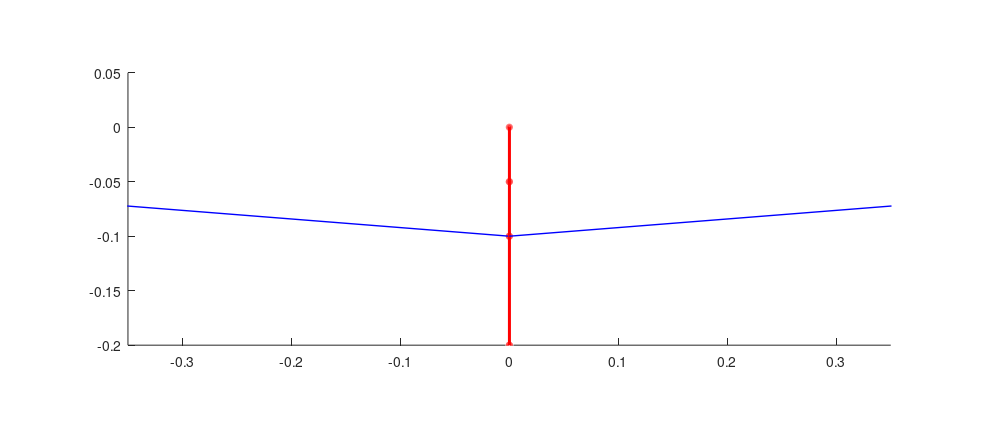
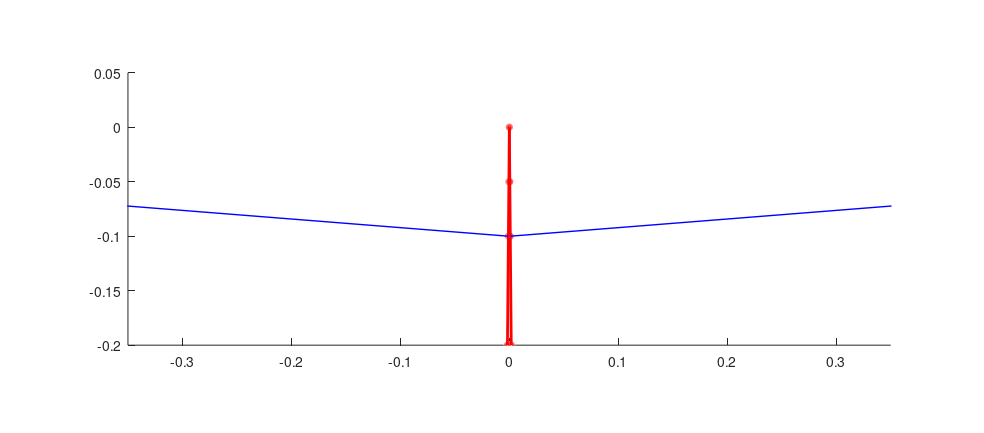
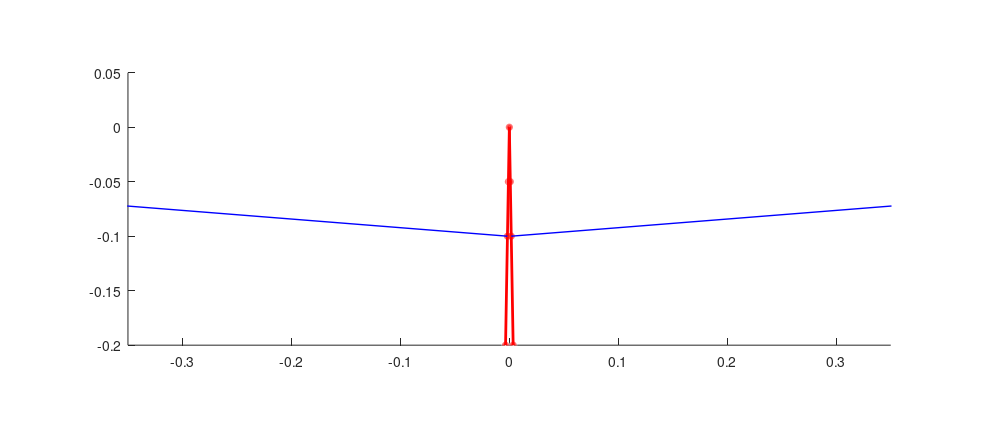
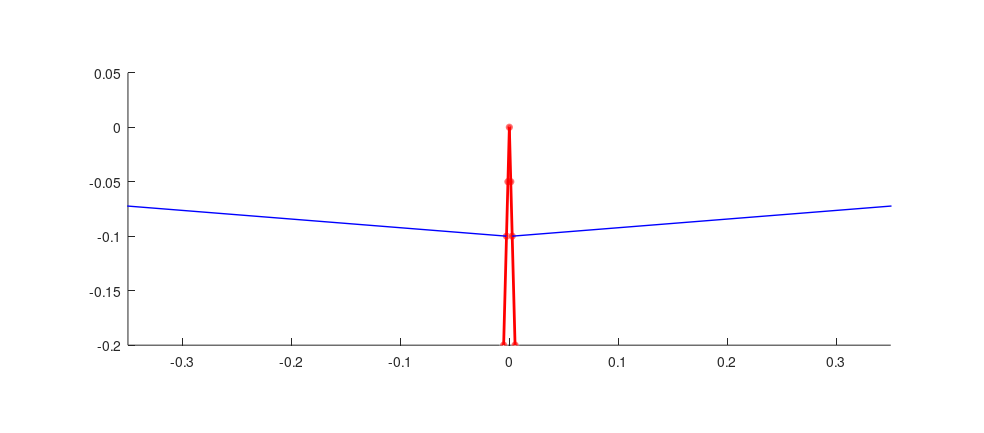

Write MATLAB code to recreate these figures, in order.
clear all
close all

beta = 180*pi/180;
alpha1 = (pi-beta)/2;
alpha2 = alpha1;

L0 = 0.1;
Lp = 1.2 * 5e-2*5;

filename = 'testAnimated.gif';
n=1;

for alpha1 = [(pi-beta)/2:0.5*pi/180:45*pi/180]
h = figure(n);   

alpha2 = alpha1;

A1x = -sin(alpha1)*L0/2;
A1y = -cos(alpha1)*L0/2;
A1 = [A1x A1y];

B1x = -sin(alpha1)*L0;
B1y = -cos(alpha1)*L0;
B1 = [B1x B1y];

C1x = -sin(pi/4)*L0-Lp;
C1y = -cos(pi/4)*L0;
C1 = [C1x C1y];

D1x = B1x + cos(beta-pi/2+alpha1)*L0;
D1y = B1y - sin(beta-pi/2+alpha1)*L0;
D1 = [D1x D1y];

A2x = sin(alpha2)*L0/2;
A2y = -cos(alpha2)*L0/2;
A2 = [A2x A2y];

B2x = sin(alpha2)*L0;
B2y = -cos(alpha2)*L0;
B2 = [B2x B2y];

C2x = +sin(pi/4)*L0+Lp;
C2y = -cos(pi/4)*L0; 
C2 = [C2x C2y];

D2x = B2x - cos(beta-pi/2+alpha2)*L0;
D2y = B2y - sin(beta-pi/2+alpha2)*L0;
D2 = [D2x D2y];

hold on;
axis equal;
xlim([-0.35 0.35])
ylim([-0.2 0.05])
viscircles([0 0],0.002,'color','r');
viscircles(A1,0.002,'color','r');
viscircles(A2,0.002,'color','r');
viscircles(B1,0.002,'color','r');
viscircles(B2,0.002,'color','r');
viscircles(C1,0.002,'color','b');
viscircles(C2,0.002,'color','b');
viscircles(D1,0.002,'color','r');
viscircles(D2,0.002,'color','r');
line([0 B1x],[0 B1y],'color','r','Linewidth',2);
line([B1x D1x],[B1y D1y],'color','r','Linewidth',2);
line([B1x C1x],[B1y C1y],'color','b','Linewidth',1);

line([0 B2x],[0 B2y],'color','r','Linewidth',2);
line([B2x D2x],[B2y D2y],'color','r','Linewidth',2);
line([B2x C2x],[B2y C2y],'color','b','Linewidth',1);

s1 = 'Animation';
s2 = num2str(n);
s3 = '.png';

set(gcf,'PaperUnits','centimeters');
set(gcf,'PaperPosition',[0 0 25 11]);

saveas(h,[pwd cat(2,'/Animation/Animation',num2str(n),'.png')]);
n=n+1;

end

for alpha1 = [45*pi/180:-0.5*pi/180: (pi-beta)/2]
h = figure(n);   

alpha2 = alpha1;

A1x = -sin(alpha1)*L0/2;
A1y = -cos(alpha1)*L0/2;
A1 = [A1x A1y];

B1x = -sin(alpha1)*L0;
B1y = -cos(alpha1)*L0;
B1 = [B1x B1y];

C1x = -sin(pi/4)*L0-Lp;
C1y = -cos(pi/4)*L0;
C1 = [C1x C1y];

D1x = B1x + cos(beta-pi/2+alpha1)*L0;
D1y = B1y - sin(beta-pi/2+alpha1)*L0;
D1 = [D1x D1y];

A2x = sin(alpha2)*L0/2;
A2y = -cos(alpha2)*L0/2;
A2 = [A2x A2y];

B2x = sin(alpha2)*L0;
B2y = -cos(alpha2)*L0;
B2 = [B2x B2y];

C2x = +sin(pi/4)*L0+Lp;
C2y = -cos(pi/4)*L0; 
C2 = [C2x C2y];

D2x = B2x - cos(beta-pi/2+alpha2)*L0;
D2y = B2y - sin(beta-pi/2+alpha2)*L0;
D2 = [D2x D2y];

hold on;
axis equal;
xlim([-0.35 0.35])
ylim([-0.2 0.05])
viscircles([0 0],0.002,'color','r');
viscircles(A1,0.002,'color','r');
viscircles(A2,0.002,'color','r');
viscircles(B1,0.002,'color','r');
viscircles(B2,0.002,'color','r');
viscircles(C1,0.002,'color','b');
viscircles(C2,0.002,'color','b');
viscircles(D1,0.002,'color','r');
viscircles(D2,0.002,'color','r');
line([0 B1x],[0 B1y],'color','r','Linewidth',2);
line([B1x D1x],[B1y D1y],'color','r','Linewidth',2);
line([B1x C1x],[B1y C1y],'color','b','Linewidth',1);

line([0 B2x],[0 B2y],'color','r','Linewidth',2);
line([B2x D2x],[B2y D2y],'color','r','Linewidth',2);
line([B2x C2x],[B2y C2y],'color','b','Linewidth',1);

s1 = 'Animation';
s2 = num2str(n);
s3 = '.png';

set(gcf,'PaperUnits','centimeters');
set(gcf,'PaperPosition',[0 0 25 11]);

saveas(h,[pwd cat(2,'/Animation/Animation',num2str(n),'.png')]);
n=n+1;

end

